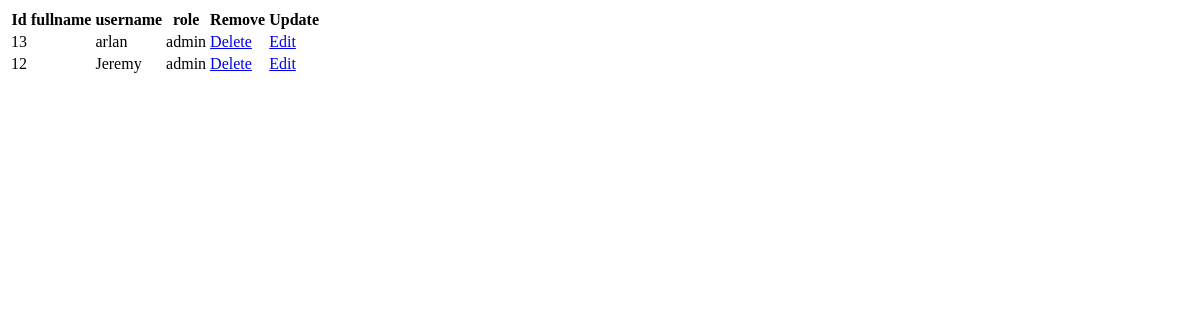
Page /admin/view_all_users.php on the earlier database version.
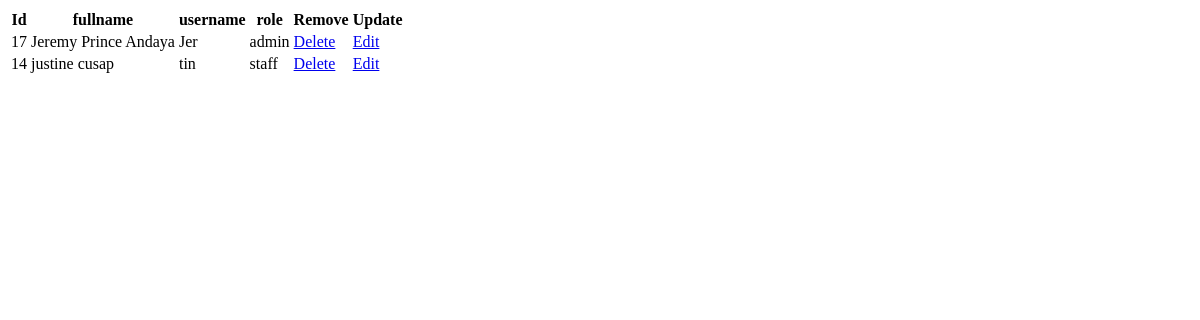
Same page on the later database version.
### tables this page shows
CREATE TABLE `users` (
  `id` int(3) NOT NULL,
  `fullname` varchar(255) NOT NULL,
  `username` varchar(255) NOT NULL,
  `password` varchar(255) NOT NULL,
  `role` varchar(255) NOT NULL
);

### admin/view_all_users.php (the view, shortened to what this page needs)
<body style="background:#ffff;">
                        <table class="table table-striped  table-hover table-primary">
                            <thead class="thead-dark">
                                <tr>
                                    <th>Id</th>
                                    <th>fullname</th>
                                    <th>username</th>
                                    <th>role</th>
                                    <th>Remove</th>
                                    <th>Update</th>
                                </tr>
                            </thead>
                            <tbody>
                    <?php
                        $query = "SELECT * FROM users ORDER by id DESC";
                        $select_users = mysqli_query($connection,$query);
                            while($row = mysqli_fetch_assoc($select_users)){
                            $id = $row['id'];
                            $fullname = $row['fullname'];
                            $username = $row['username'];
                            $role  = $row['role'];
                        echo "<tr>";
                            echo "<td>{$id}</td>";
                            echo "<td>{$fullname}</td>";
                            echo "<td>{$username}</td>";
                            echo "<td>{$role}</td>";
                            echo "<td><a onClick=\"javascript: return confirm('Are you sure you want to delete?');\" href='users.php?delete={$id}'>Delete</a></td>";
                            echo "<td><a href='users.php?source=edit_user&edit_user={$id}'>Edit</a></td>";
                        echo "</tr>";
                    }
                    ?>
                            </tbody>
                        </table>
  </body>
        <?php include "includes/admin_footer.php" ?>

Differences in the rows shown:
removed users: id "13", username "arlan", role "admin"
removed users: id "12", username "Jeremy", role "admin"
added users: id "17", fullname "Jeremy Prince Andaya", username "Jer", role "admin"
added users: id "14", fullname "justine cusap", username "tin", role "staff"
